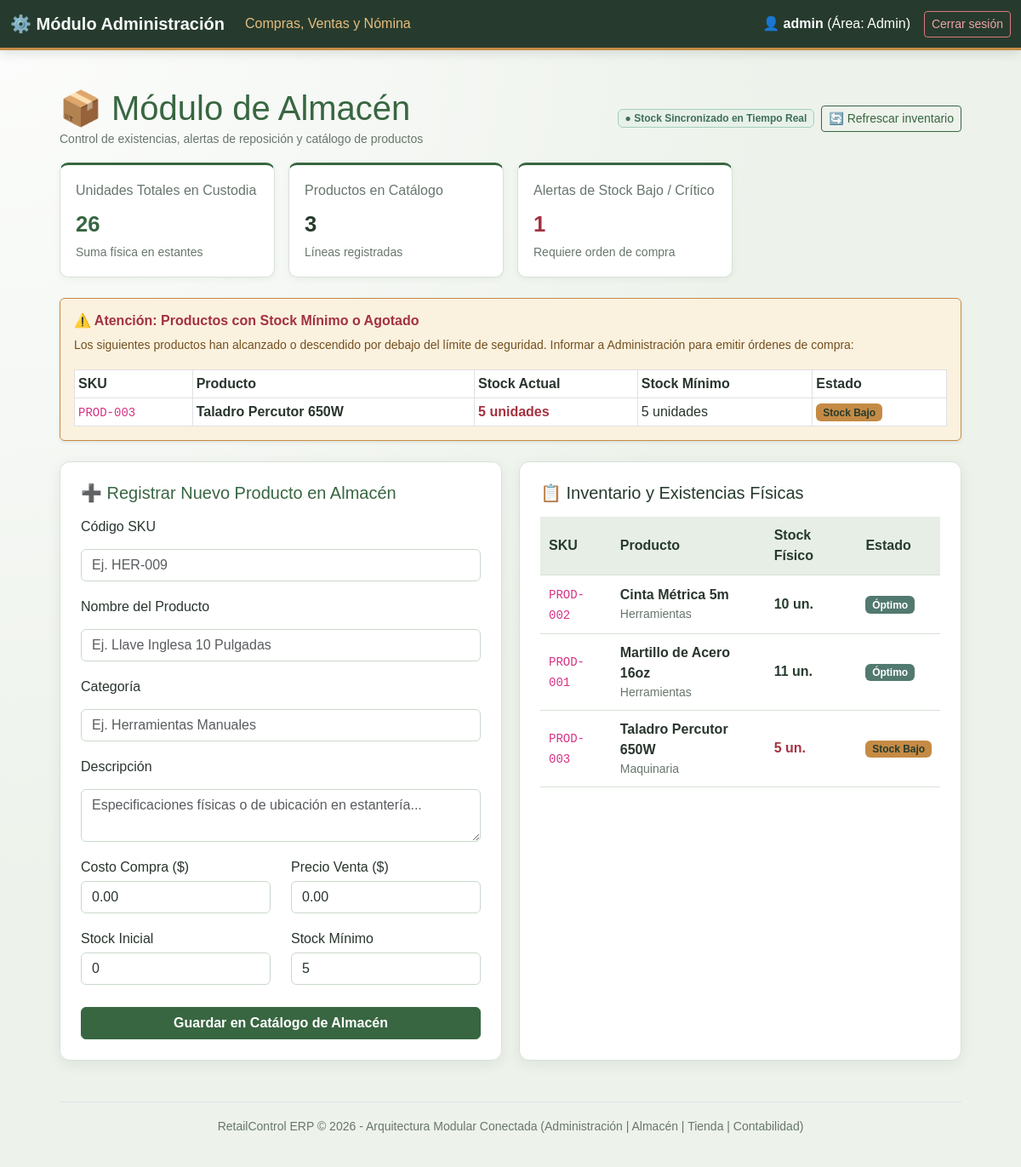
/almacen (signed in), run on the app's committed database.
### app/models.py (models this page shows)
class Product(db.Model):
    __tablename__ = 'productos'
    id = db.Column(db.Integer, primary_key=True)
    sku = db.Column(db.String(50), unique=True, nullable=False)
    name = db.Column(db.String(100), nullable=False)
    description = db.Column(db.Text)
    category = db.Column(db.String(50))
    price_buy = db.Column(db.Float, nullable=False, default=0.0)
    price_sell = db.Column(db.Float, nullable=False, default=0.0)
    stock = db.Column(db.Integer, nullable=False, default=0)
    stock_min = db.Column(db.Integer, nullable=False, default=5)

### app/routes.py (the view, shortened to what this page needs)
@bp.route('/almacen', methods=['GET', 'POST'])
@role_required('almacen', 'admin')
def almacen():
    products = Product.query.order_by(Product.name).all()
    low_stock = [p for p in products if p.stock <= p.stock_min]
    total_units = sum(p.stock for p in products)
    recent_purchases = Purchase.query.order_by(Purchase.created_at.desc()).limit(6).all()
    recent_sales = Sale.query.order_by(Sale.created_at.desc()).limit(6).all()
    return render_template(
        'almacen.html',
        products=products,
        low_stock=low_stock,
        total_units=total_units,
        recent_purchases=recent_purchases,
        recent_sales=recent_sales,
    )

### app/routes.py (called while the page is built, shortened)
def role_required(*allowed_roles):
    def decorator(view):
        @wraps(view)
        def wrapped(*args, **kwargs):
            if 'role' not in session:
                flash('Por favor inicia sesión para acceder al módulo.', 'error')
                return redirect(url_for('main.login'))
            user_role = session.get('role')
            return view(*args, **kwargs)
        return wrapped
    return decorator

### app/templates/almacen.html (shortened to what this page needs)
{% extends 'base.html' %}
{% block content %}
<div class="d-flex justify-content-between align-items-center mb-3">
  <div>
    <h1 class="mb-0">📦 Módulo de Almacén</h1>
    <small class="text-muted">Control de existencias, alertas de reposición y catálogo de productos</small>
  </div>
  <div class="d-flex align-items-center gap-2">
    <span class="badge bg-success-subtle text-success border border-success-subtle px-2 py-1">
      ● Stock Sincronizado en Tiempo Real
    </span>
    <button class="btn btn-outline-primary btn-sm" onclick="location.reload();">
      🔄 Refrescar inventario
    </button>
  </div>
</div>
<div class="stats-grid mb-4">
  <div class="stat-card">
    <span>Unidades Totales en Custodia</span>
    <strong class="text-primary">{{ total_units }}</strong>
    <small class="text-muted d-block mt-1">Suma física en estantes</small>
  </div>
  <div class="stat-card">
    <span>Productos en Catálogo</span>
    <strong class="text-dark">{{ products|length }}</strong>
    <small class="text-muted d-block mt-1">Líneas registradas</small>
  </div>
  <div class="stat-card">
    <span>Alertas de Stock Bajo / Crítico</span>
    <strong class="{{ 'text-danger' if low_stock|length > 0 else 'text-muted' }}">{{ low_stock|length }}</strong>
    <small class="text-muted d-block mt-1">{{ 'Requiere orden de compra' if low_stock|length > 0 else 'Inventario suficiente' }}</small>
  </div>
</div>
{% if low_stock %}
  <div class="alert alert-warning border-warning shadow-sm mb-4">
    <h3 class="h6 fw-bold mb-2 text-danger">⚠️ Atención: Productos con Stock Mínimo o Agotado</h3>
    <p class="small mb-2">Los siguientes productos han alcanzado o descendido por debajo del límite de seguridad. Informar a Administración para emitir órdenes de compra:</p>
    <div class="table-responsive">
      <table class="table table-sm table-bordered bg-white mb-0">
        <thead class="table-light">
          <tr>
            <th>SKU</th>
            <th>Producto</th>
            <th>Stock Actual</th>
            <th>Stock Mínimo</th>
            <th>Estado</th>
          </tr>
        </thead>
        <tbody>
          {% for p in low_stock %}
            <tr>
              <td><code>{{ p.sku }}</code></td>
              <td><strong>{{ p.name }}</strong></td>
              <td class="fw-bold text-danger">{{ p.stock }} unidades</td>
              <td>{{ p.stock_min }} unidades</td>
              <td>
                {% if p.stock == 0 %}
                  <span class="badge bg-danger">Agotado</span>
                {% else %}
                  <span class="badge bg-warning text-dark">Stock Bajo</span>
                {% endif %}
              </td>
            </tr>
          {% endfor %}
        </tbody>
      </table>
    </div>
  </div>
{% endif %}
<div class="two-columns mb-4">
  <section class="panel">
    <h2 class="h5 mb-3 text-primary">➕ Registrar Nuevo Producto en Almacén</h2>
    <form method="post">
      <label class="form-label mb-1">Código SKU</label>
      <input type="text" name="sku" required placeholder="Ej. HER-009" class="form-control mb-2">
      <label class="form-label mb-1">Nombre del Producto</label>
      <input type="text" name="name" required placeholder="Ej. Llave Inglesa 10 Pulgadas" class="form-control mb-2">
      <label class="form-label mb-1">Categoría</label>
      <input type="text" name="category" required placeholder="Ej. Herramientas Manuales" class="form-control mb-2">
      <label class="form-label mb-1">Descripción</label>
      <textarea name="description" placeholder="Especificaciones físicas o de ubicación en estantería..." class="form-control mb-2" rows="2"></textarea>
      <div class="row">
        <div class="col-6">
          <label class="form-label mb-1">Costo Compra ($)</label>
          <input type="number" step="0.01" min="0" name="price_buy" value="0.00" class="form-control mb-2">
        </div>
        <div class="col-6">
          <label class="form-label mb-1">Precio Venta ($)</label>
          <input type="number" step="0.01" min="0" name="price_sell" value="0.00" class="form-control mb-2">
        </div>
      </div>
      <div class="row">
        <div class="col-6">
          <label class="form-label mb-1">Stock Inicial</label>
          <input type="number" name="stock" value="0" min="0" class="form-control mb-2">
        </div>
        <div class="col-6">
          <label class="form-label mb-1">Stock Mínimo</label>
          <input type="number" name="stock_min" value="5" min="0" class="form-control mb-2">
        </div>
      </div>
      <button type="submit" class="btn btn-primary w-100 mt-2 fw-bold">Guardar en Catálogo de Almacén</button>
    </form>
  </section>
  <section class="panel">
    <h2 class="h5 mb-3 text-dark">📋 Inventario y Existencias Físicas</h2>
    <table>
      <thead>
        <tr>
          <th>SKU</th>
          <th>Producto</th>
          <th>Stock Físico</th>
          <th>Estado</th>
        </tr>
      </thead>
      <tbody>
        {% for product in products %}
          <tr>
            <td><code>{{ product.sku }}</code></td>
            <td>
              <strong>{{ product.name }}</strong>
              <small class="d-block text-muted">{{ product.category }}</small>
            </td>
            <td class="fw-bold {{ 'text-danger' if product.stock <= product.stock_min else 'text-dark' }}">
              {{ product.stock }} un.
            </td>
            <td>
              {% if product.stock == 0 %}
                <span class="badge bg-danger">Agotado</span>
              {% elif product.stock <= product.stock_min %}
                <span class="badge bg-warning text-dark">Stock Bajo</span>
              {% else %}
                <span class="badge bg-success">Óptimo</span>
              {% endif %}
            </td>
          </tr>
        {% endfor %}
      </tbody>
    </table>
  </section>
</div>
{% endblock %}

### app/static/style.css (style rules this page uses)
:root { --brand-primary: #386641; --brand-primary-hover: #2f5737; --brand-deep: #263b2d; --brand-accent: #c58b45; --surface: #ffffff; --surface-muted: #f1f5ef; --page-bg: #edf2eb; --text-main: #29352d; --text-muted: #68766d; --border-color: #d7e1d6; --bs-primary: var(--brand-primary); --bs-primary-rgb: 56, 102, 65; --bs-secondary: #68766d; --bs-secondary-rgb: 104, 118, 109; --bs-success: #52796f; --bs-success-rgb: 82, 121, 111; --bs-info: #457b9d; --bs-info-rgb: 69, 123, 157; --bs-warning: #c58b45; --bs-warning-rgb: 197, 139, 69; --bs-danger: #b23a48; --bs-danger-rgb: 178, 58, 72; --bs-dark: var(--brand-deep); --bs-dark-rgb: 38, 59, 45; --bs-body-bg: var(--page-bg); --bs-body-color: var(--text-main); --bs-link-color: var(--brand-primary); --bs-link-hover-color: var(--brand-primary-hover); }
body { min-height: 100vh; font-family: Arial, sans-serif; color: var(--text-main); background: radial-gradient(ellipse at top left, rgba(255, 255, 255, 0.85), transparent 55%), var(--page-bg); background-attachment: fixed; margin: 0; }
.auth-box, .panel { background: var(--surface); border: 1px solid var(--border-color); border-radius: 12px; padding: 24px; box-shadow: 0 4px 16px rgba(38, 59, 45, 0.08); }
form:not(.row) { display: flex; flex-direction: column; gap: 10px; }
input, select, textarea, button { border-radius: 8px; font-size: 1rem; }
input, select, textarea, .form-control, .form-select { border-color: #cbd8cb; color: var(--text-main); background-color: var(--surface); }
button, .btn-primary { color: #fff; background-color: var(--brand-primary); border-color: var(--brand-primary); cursor: pointer; font-weight: 600; }
.btn-outline-primary { color: var(--brand-primary); border-color: var(--brand-primary); }
h1, h2 { color: var(--brand-primary); }
.two-columns { display: grid; grid-template-columns: 1fr 1fr; gap: 20px; }
.stats-grid { display: grid; grid-template-columns: repeat(4, minmax(0, 1fr)); gap: 16px; margin-bottom: 20px; }
.stat-card { background: var(--surface); border: 1px solid var(--border-color); border-top: 3px solid var(--brand-primary); border-radius: 10px; padding: 18px; box-shadow: 0 2px 8px rgba(38, 59, 45, 0.05); }
.stat-card span { display: block; color: var(--text-muted); margin-bottom: 8px; }
.stat-card strong { font-size: 1.6rem; color: var(--brand-primary); }
table { width: 100%; border-collapse: collapse; margin-top: 10px; background: var(--surface); }
.table > :not(caption) > * > * { background-color: var(--surface); color: var(--text-main); border-bottom-color: var(--border-color); }
.table-light, .table-light > * > * { --bs-table-bg: #e7eee5; --bs-table-color: var(--text-main); background-color: #e7eee5; color: var(--text-main); }
th, td { text-align: left; padding: 10px; border-bottom: 1px solid var(--border-color); }
th { background-color: #e7eee5; color: var(--brand-deep); }
.alert-warning { --bs-alert-color: #72501e; --bs-alert-bg: #fbf1df; --bs-alert-border-color: #eed9b5; }
.bg-white { background-color: var(--surface) !important; }
.text-primary { color: var(--brand-primary) !important; }
.text-success { color: #3f6e5c !important; }
.text-danger { color: #a33240 !important; }
.text-dark { color: var(--brand-deep) !important; }
.text-secondary, .text-muted { color: var(--text-muted) !important; }
.bg-success-subtle { background-color: #e7f1e9 !important; }

### data on the page
Product: sku "PROD-003", name "Taladro Percutor 650W", stock "5", stock_min "5", shows "Stock Bajo", category "Maquinaria"
Product: sku "PROD-002", name "Cinta Métrica 5m", category "Herramientas", stock "10", stock_min "Óptimo"
Product: sku "PROD-001", name "Martillo de Acero 16oz", category "Herramientas", stock "11", stock_min "Óptimo"

### other printed values
{{ session.get('username') }} "admin"
{{ session.get('role')|capitalize }} "Admin"
{{ total_units }} "26"
{{ products|length }} "3"
{{ low_stock|length }} "1"
